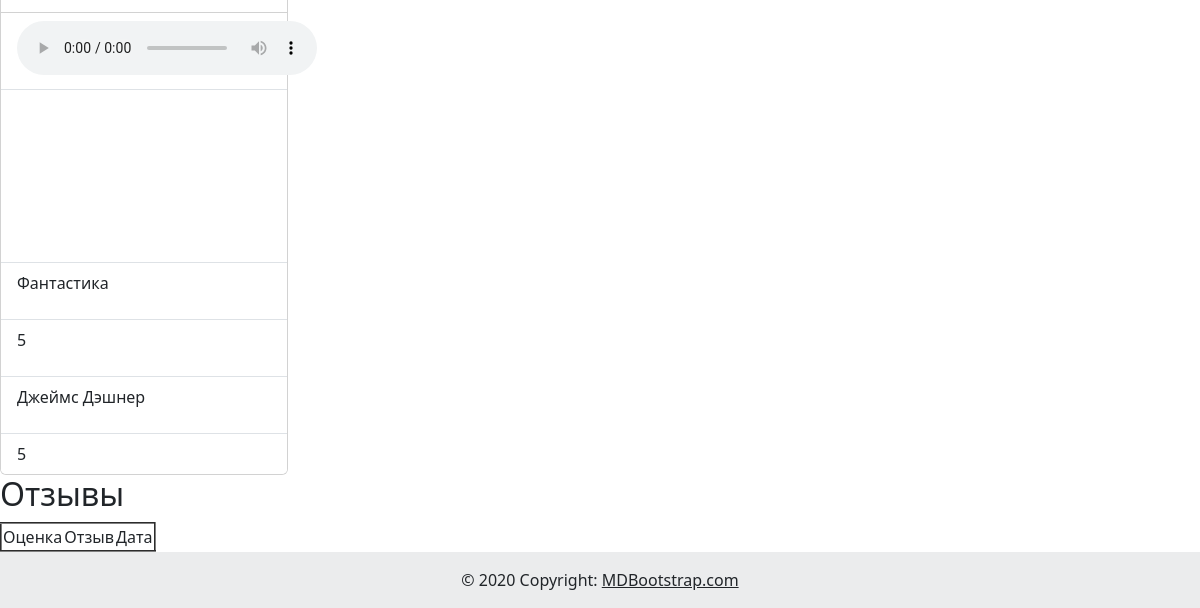
The page /books/1/ (lower part) on the database as committed earlier.
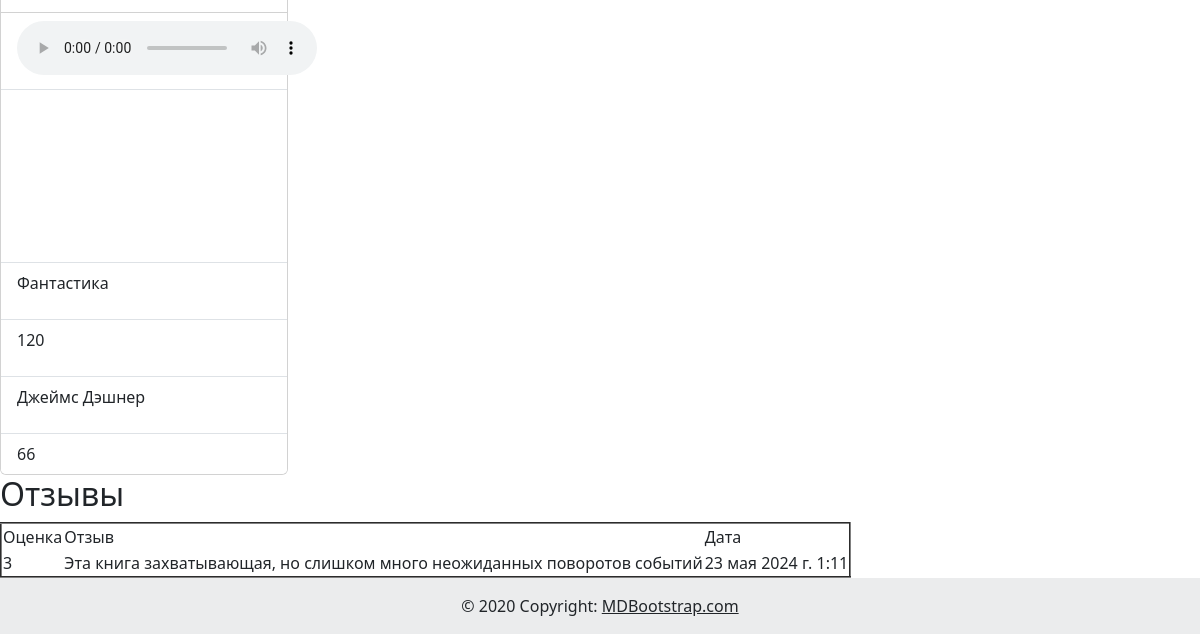
The same page on the database as committed later.
### books/models.py (models this page shows, shortened)
class Books(models.Model):
    GENRES = (
        ('Хоррор', "Хоррор"),
        ("Фантастика", "Фантастика"),
        ("Романтика", "Романтика")
    )
    title = models.CharField(max_length=100, verbose_name='Напишите название книги и т.д.')
    image = models.ImageField(upload_to='images/', verbose_name='Загрузите фото', blank=True)
    description = models.TextField(verbose_name='НАпишите описание книги')
    music = models.FileField(upload_to='audio/', verbose_name='Загрузите песню', blank=True)
    video = models.URLField(verbose_name='Загрузите ввидео ссылку')
    genre = models.CharField(max_length=100, choices=GENRES, verbose_name='Выберите жанр книги')
    time_books = models.PositiveIntegerField(verbose_name='Укажите время книги')
    created_at = models.DateTimeField(auto_now_add=True)
    author = models.CharField(max_length=100, verbose_name='Укажите автора книги')
    rate = models.PositiveIntegerField(verbose_name='Укажите среднюю оценку этой книги')
    class Meta:
        verbose_name = 'Книга'
        verbose_name_plural = 'Список книг'

class Review(models.Model):
    review_book = models.ForeignKey(Books, on_delete=models.CASCADE, related_name='review_book')
    stars = models.PositiveIntegerField(default=5, validators=[MinValueValidator(1), MaxValueValidator(5)])
    created_at = models.DateTimeField(auto_now_add=True)
    description = models.TextField()

### books/views.py (the view)
# urls.py: path('books/<int:id>/', books_details_view, name= 'books_details'),
def books_details_view(request, id):
    if request.method == 'GET':
        book_id = get_object_or_404(Books, id=id)
        return render(request, template_name='books_details.html', context={'book_id':book_id})

### templates/books_details.html (shortened to what this page needs)
{% include 'header.html' %}
<div class="card" style="width: 18rem;">
  <div class="card-body">
  </div>
  <ul class="list-group list-group-flush">
    <li class="list-group-item">{% if book_id.music %}
    {% if book_id.music.url %}
        <audio controls>
            <source src="{{ book_id.music.url }}" type="audio/mp3">
        </audio>
    {% else %}
        <p>Error: The 'music' attribute has no file associated with it.</p>
    {% endif %}
{% endif %}</li>
    <li class="list-group-item"><iframe src="{{ book_id.video }}" frameborder="0"></iframe></li>
    <li class="list-group-item"><p>{{book_id.genre}}</p></li>
    <li class="list-group-item"><p>{{book_id.time_books}}</p></li>
    <li class="list-group-item">{{book_id.author}}</p></li>
    <li class="list-group-item">{{book_id.rate}}</li>
  </ul>
</div>
<h2>Отзывы</h2>
<table border="2">
    <tr>
        <td>Оценка</td> <td>Отзыв</td> <td>Дата</td>
    </tr>
    {% for i in book_id.review_book.all%}
    <tr>
        <td>{{ i.stars }}</td> <td>{{ i.description}}</td> <td>{{ i.created_at}}</td>
    </tr>
    {% endfor %}
</table>
{% include 'footer.html' %}

Rows that differ between the two databases and show on the page:
changed Books "Фантастика": time_books "5" → "120"; rate "5" → "66"
added Review: stars "3", description "Эта книга захватывающая, но слишком много неожиданных поворотов событий", created_at "23 мая 2024 г. 1:11"
